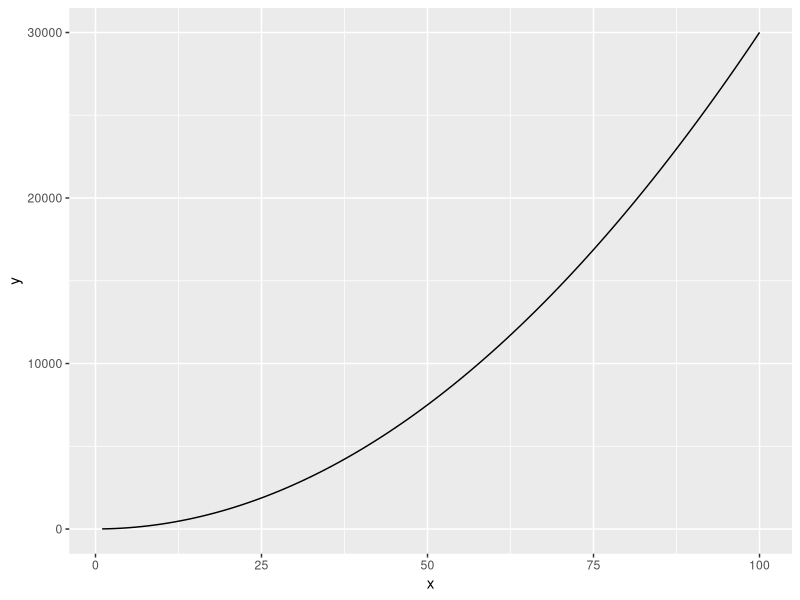
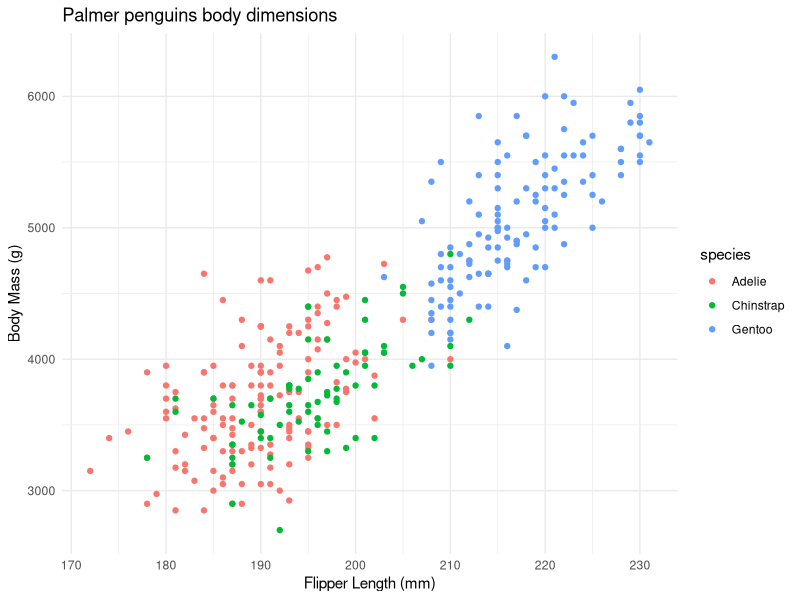

Source code (R) for these figures, in order:
## ---- chunk 1
# attach already installed packages
library(tidyverse)
library(palmerpenguins)
## ---- chunk 2
fx = function(x) {3 * x ^ 2 + 4}

# c means concatonate, makes a vector
# ggplot always wants a dataframe of values
# geom_function uses the s of 1 and 100 as end points and calculates the height of the function at all points in btw
ggplot(data = data.frame(x = c(1, 100)), aes( x = x)) + geom_function(fun = fx) 
## ---- chunk 3
fxyz = expression(2 * x * y + 3 * (x ^ 2) * ( Z ^ 3))

dfdy = D(fxyz, 'y')

dfdy
## ---- chunk 4
# aes is for mapping variables onto chart aesthetics (ex. coloring by species)
ggplot() +
  geom_point(data = penguins, 
       aes(x = flipper_length_mm, 
           y = body_mass_g,
           color = species)) + 
  labs(x = "Flipper Length (mm)", 
                      y = "Body Mass (g)", 
                      title = "Palmer penguins body dimensions") +
  theme_minimal()
